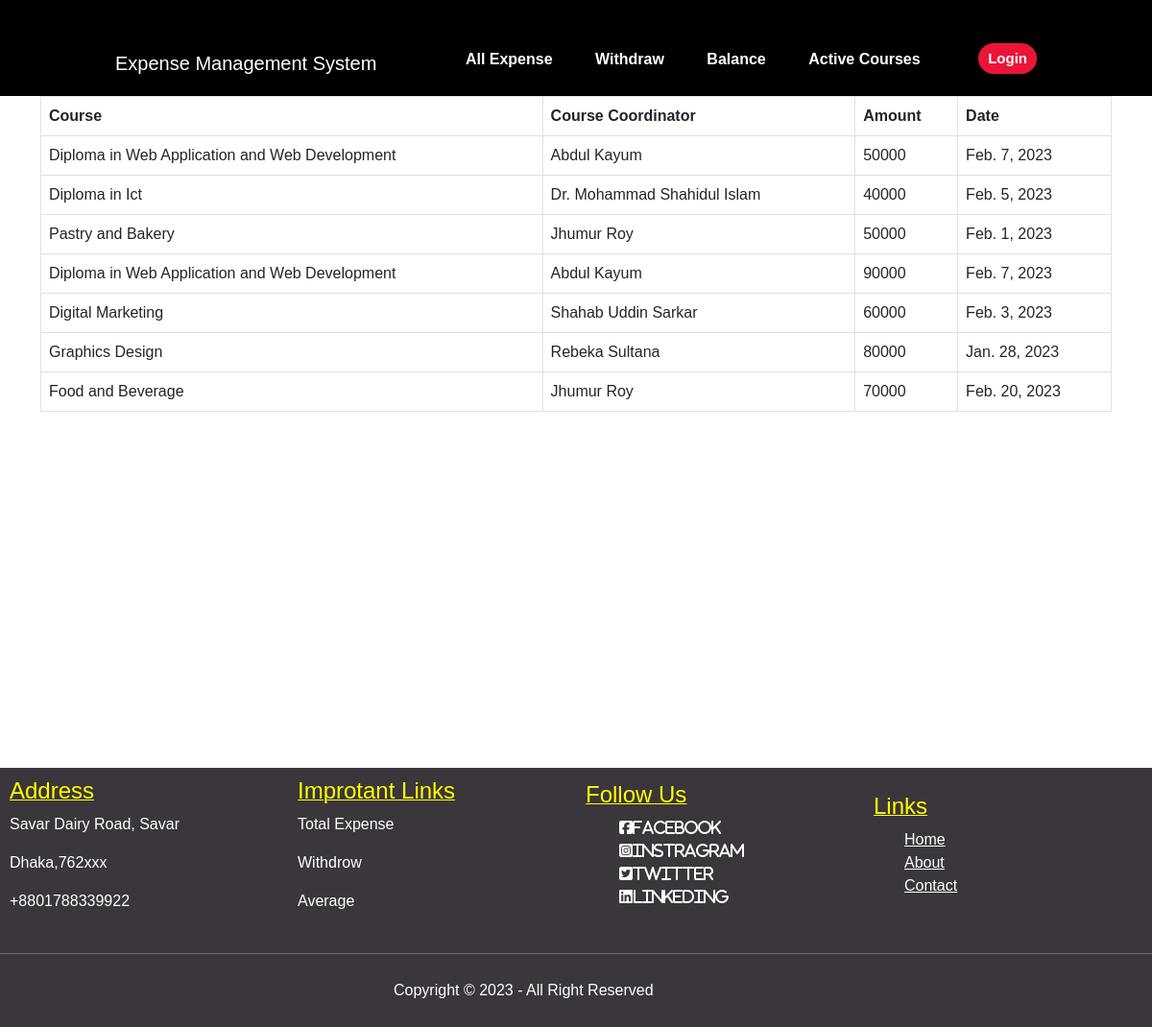
Page /withdraw/ on the earlier database version.
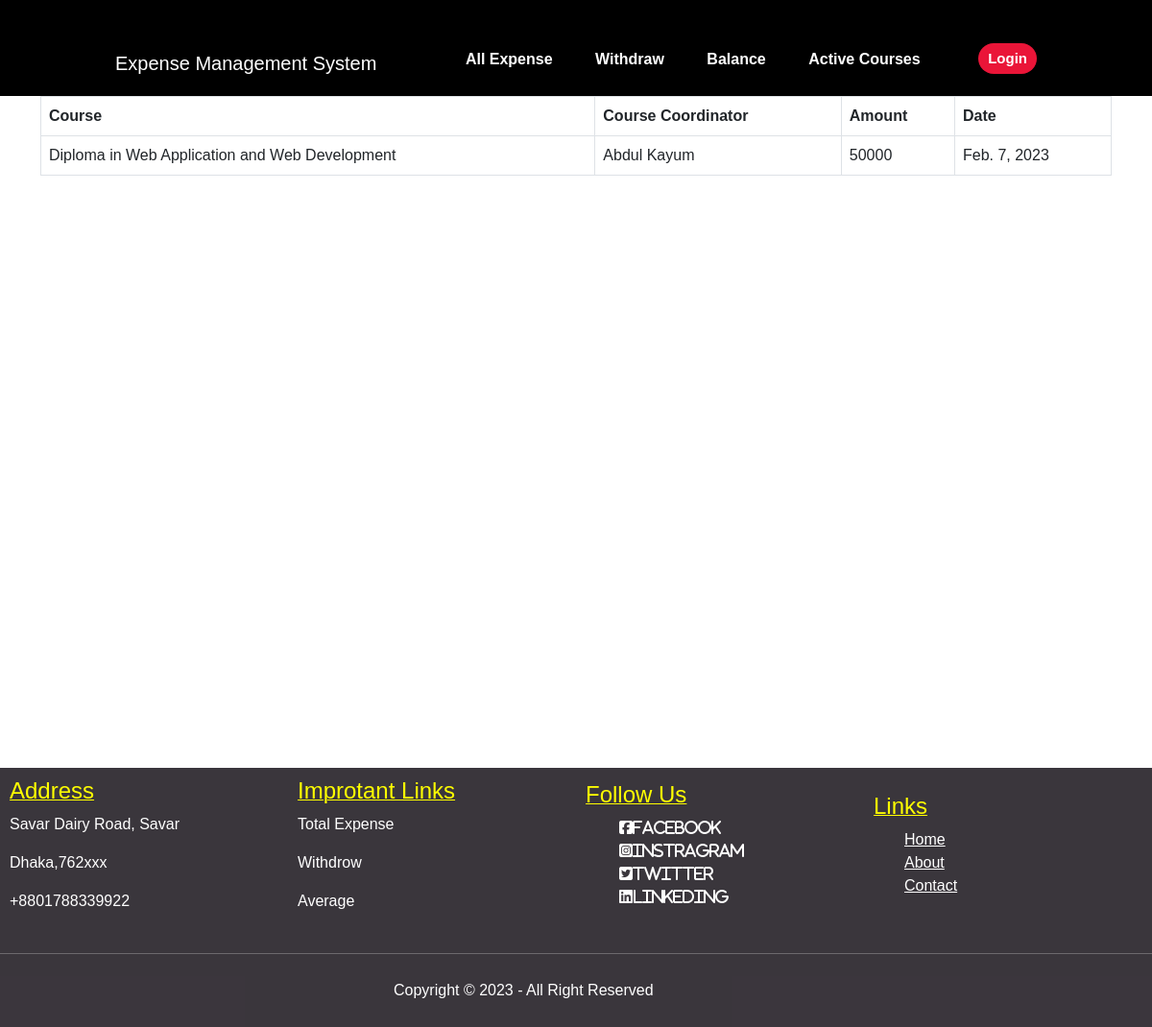
Same page on the later database version.
### ExpenseApp/models.py (models this page shows)
class Withdraw(models.Model):
    withdraw_id=models.IntegerField(default=0)
    course_id=models.ForeignKey(Course,on_delete=models.CASCADE)
    cordinator_id=models.ForeignKey(Cordinator,on_delete=models.CASCADE)
    amount=models.IntegerField(default=0)
    date=models.DateField()

class Course(models.Model):
    course_id=models.IntegerField(default=0)
    course_name=models.CharField(max_length=100)
    course_duration= models.CharField(max_length=20)
    def __str__(self):
        return self.course_name

class Cordinator(models.Model):
    cordinator_id=models.IntegerField(default=0)
    cordinator_name=models.CharField(max_length=50)
    cordinator_deg=models.CharField(max_length=50)
    cordinator_nid=models.IntegerField(default=0)
    def __str__(self):
        return self.cordinator_name

### ExpenseApp/views.py (the view)
# urls.py: path('withdraw/', views.Withdraws,name='withdraw')
def Withdraws(request):
    withdraw = Withdraw.objects.all()
    return render(request,'expenseApp/withdraw.html',{'withdraw':withdraw})

### templates/expenseApp/withdraw.html
{% extends 'expenseApp/base.html'%}
{% block content %}
<div class="container">
    <table class="table table-bordered table-hover">
        <tr>
            <th>Course</th>
            <th>Course Coordinator</th>
            <th>Amount</th>
            <th>Date</th>
        </tr>
        {% for x in withdraw %}
        <tr>
            <td>{{x.course_id}}</td>
            <td>{{x.cordinator_id}}</td>
            <td>{{x.amount}}</td>
            <td>{{x.date}}</td>
        </tr>
        {% endfor %}
    </table>
</div>
{% endblock %}

Differences in the rows shown:
removed Withdraw: course_id "Diploma in Ict", cordinator_id "Dr. Mohammad Shahidul Islam", amount "40000", date "Feb. 5, 2023"
removed Withdraw: course_id "Pastry and Bakery", cordinator_id "Jhumur Roy", amount "50000", date "Feb. 1, 2023"
removed Withdraw: course_id "Diploma in Web Application and Web Development", cordinator_id "Abdul Kayum", amount "90000", date "Feb. 7, 2023"
removed Withdraw: course_id "Digital Marketing", cordinator_id "Shahab Uddin Sarkar", amount "60000", date "Feb. 3, 2023"
removed Withdraw: course_id "Graphics Design", cordinator_id "Rebeka Sultana", amount "80000", date "Jan. 28, 2023"
removed Withdraw: course_id "Food and Beverage", cordinator_id "Jhumur Roy", amount "70000", date "Feb. 20, 2023"
